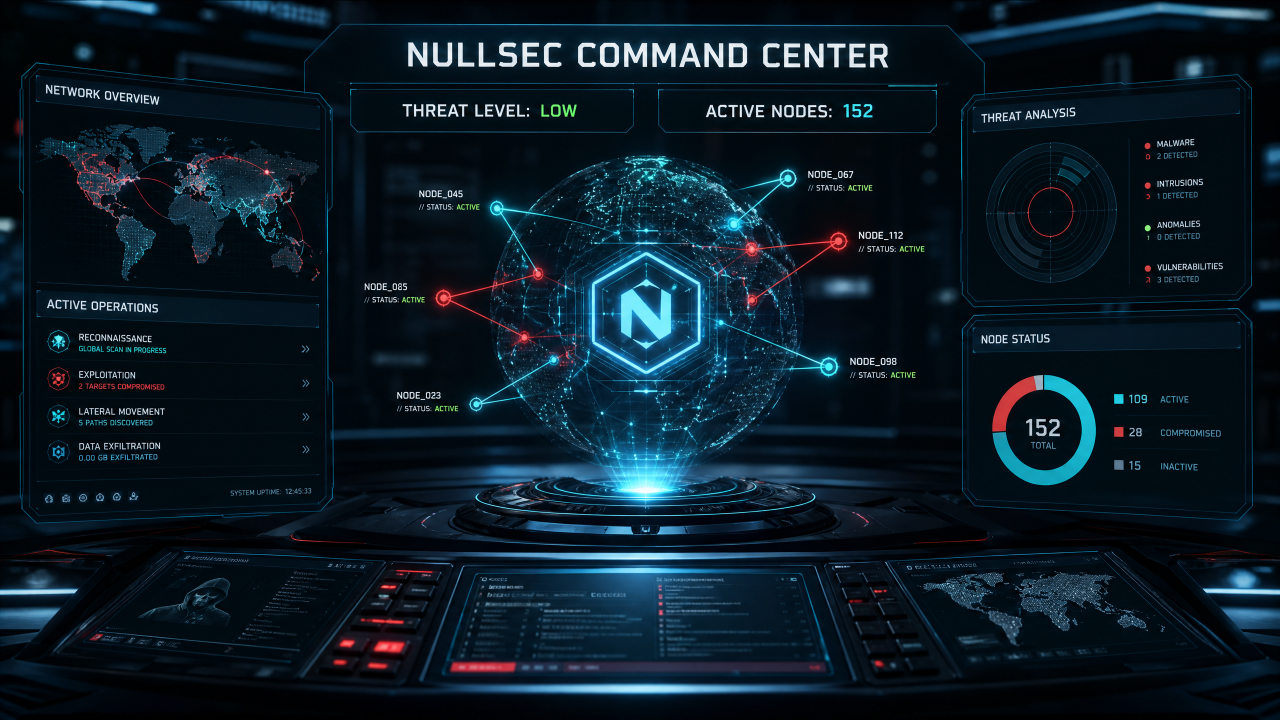
#> input picture assets/images/3d_dashboard.png, 2560 x 1440 px (shown at 1/2 size)
$ python image_to_ansi.py ../assets/images/3d_dashboard.png 100
#> lines starting #> are read from the running program, lines starting #| are printed output that depends on the picture

import sys
import os
from PIL import Image
from ansiart import ansiart

def convert_image_to_ansi(image_path, output_width=80):
#> called with image_path = '../assets/images/3d_dashboard.png', output_width = 100
    try:
        img = Image.open(image_path)
#> img is the input picture: PIL image 2560x1440 RGB; mean R, G, B 10.9, 27.1, 37.8
        # Resize image to fit terminal width while maintaining aspect ratio
        width, height = img.size
#> width = 2560; height = 1440
        aspect_ratio = height / width
#> aspect_ratio = 0.562
        new_height = int(output_width * aspect_ratio * 0.55) # Adjust for character aspect ratio
#> new_height = 30
        img = img.resize((output_width, new_height))
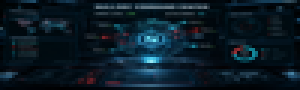
#> img: PIL image 100x30 RGB (shown 3 times larger); mean R, G, B 10.9, 27.1, 37.9

        # Convert to ANSI art
#> (the run stopped early here; a loop or call above may not have finished)
